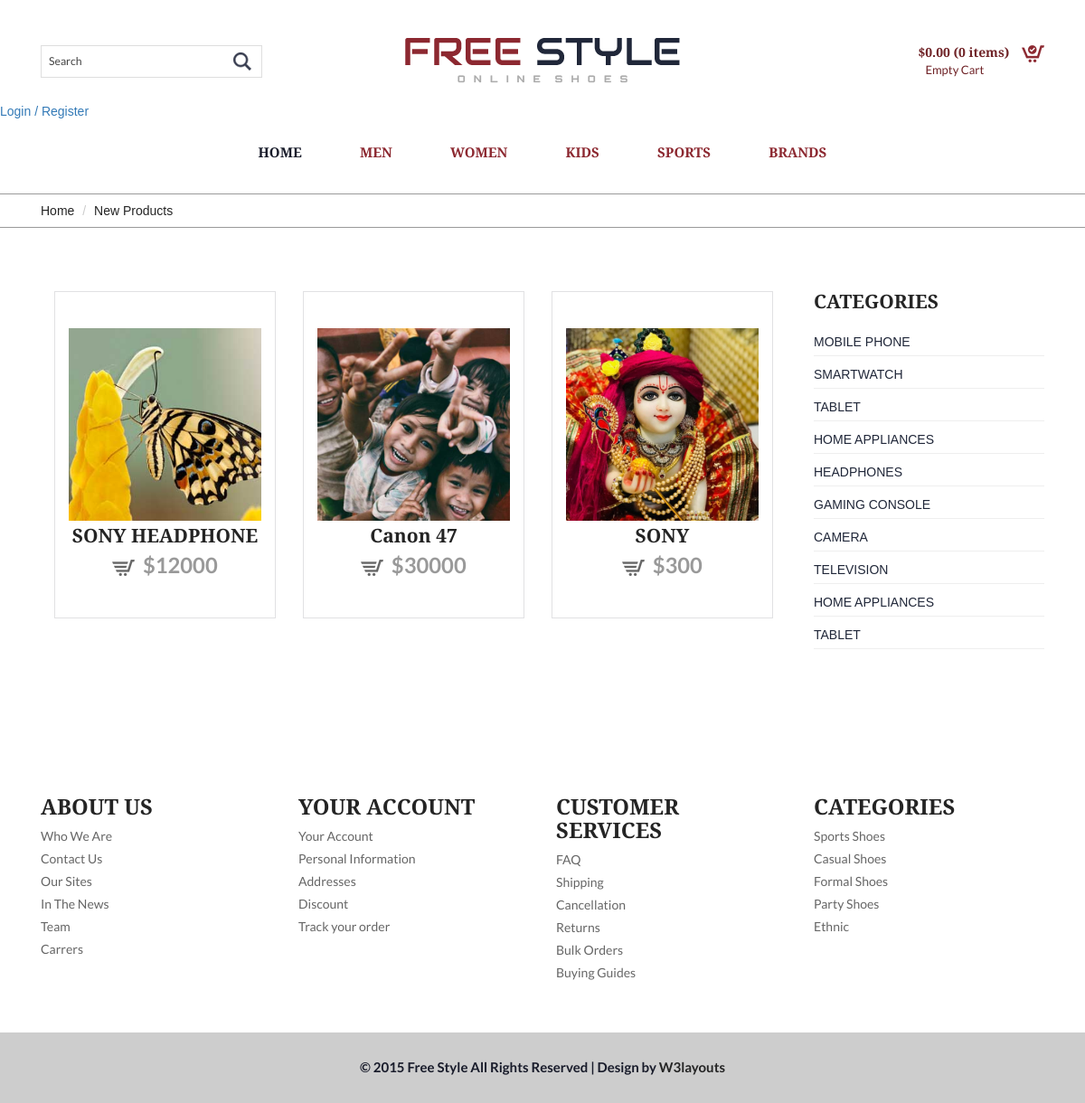
/products.php, run on the app's committed database.
### tables this page shows
CREATE TABLE `product` (
  `id` int(11) NOT NULL,
  `category_id` int(11) DEFAULT NULL,
  `name` varchar(100) NOT NULL,
  `image` varchar(100) NOT NULL,
  `price` varchar(100) NOT NULL,
  `description` text NOT NULL
);

CREATE TABLE `category` (
  `id` int(11) NOT NULL,
  `name` varchar(100) NOT NULL,
  `image` varchar(100) NOT NULL
);

### products.php (the view, shortened to what this page needs)
<?php
include("admin/database/db.php");
?>
<!DOCTYPE html>
<html>
<head>
	<link href="css/bootstrap.css" rel="stylesheet" type="text/css" media="all" />
	<link href="css/style.css" rel="stylesheet" type="text/css" media="all" />
	<link href="css/memenu.css" rel="stylesheet" type="text/css" media="all" />
</head>
<body>
	<?php include("inc/header.php"); ?>
	<div class="breadcrumbs">
		<div class="container">
			<div class="breadcrumbs-main">
				<ol class="breadcrumb">
					<li><a href="index.php">Home</a></li>
					<li class="active">New Products</li>
				</ol>
			</div>
		</div>
	</div>
	<div class="product">
		<div class="container">
			<div class="product-main">
				<div class="col-md-9 p-left">
					<div class="product-one">
						<?php
						$res = $db->query("SELECT product.name as pname , product.image , product.price , product.description, product.category_id ,category.name as cname , category.id FROM product INNER JOIN category ON category.id = product.category_id ");
						while ($row = $res->fetch_assoc()) { ?>
							<div class="col-md-4 product-left single-left">
								<div class="p-one simpleCart_shelfItem">
									<a href="single.php?id=<?php echo $row['id']; ?>">
										<img src="admin/uploads/<?php echo $row['image']; ?>" alt="" style="" />
									</a>
									<h4> <?php echo $row['pname']; ?> </h4>
									<p><a class="item_add" href="#"><i></i> <span class=" item_price">$<?php echo $row['price']; ?> </span></a></p>
								</div>
							</div>
						<?php }	?>
					</div>
				</div>
				<div class="col-md-3 p-right single-right">
					<h3>Categories</h3>
					<ul class="product-categories">
						<?php
						$res = 	$db->query("SELECT * FROM category");
						while ($row = $res->fetch_assoc()) { ?>
							<li><a href="#"> <?php echo $row['name']; ?> </a></li>
						<?php } ?>
					</ul>
				</div>
				<div class="clearfix"> </div>
			</div>
		</div>
	</div>
	<?php include("inc/footer.php"); ?>

### inc/header.php (shortened to what this page needs)
<div class="top-header">
	<div class="container">
		<div class="top-header-main">
			<div class="col-md-4 top-header-left">
				<div class="search-bar">
					<input type="text" value="Search" onfocus="this.value = '';" onblur="if (this.value == '') {this.value = 'Search';}">
					<input type="submit" value="">
				</div>
			</div>
			<div class="col-md-4 top-header-middle">
				<a href="index.php"><img src="images/logo-4.png" alt="" /></a>
			</div>
			<div class="col-md-4 top-header-right">
				<div class="cart box_1">
					<a href="checkout.php">
						<h3>
							<div class="total">
								<span class="simpleCart_total"></span> (<span id="simpleCart_quantity" class="simpleCart_quantity"></span> items)
							</div>
							<img src="images/cart-1.png" alt="" />
					</a>
					<p><a href="./cart.php" class="simpleCart_empty">Empty Cart</a></p>
				</div>
			</div>
		</div>
	</div>
</div>
<?php if (isset($_SESSION['user_name'])): ?>
	<p>Welcome, <?php echo htmlspecialchars($_SESSION['user_name']);  ?> | <a href="logout.php">Logout</a></p>
<?php else: ?>
	<p><a href="account.php">Login / Register</a></p>
<?php endif; ?>
<div class="header-bottom">
	<div class="container">
		<div class="top-nav">
			<ul class="memenu skyblue">
				<li class="active"><a href="index.php">Home</a></li>
				<li class="grid"><a href="#">Men</a>
				</li>
				<li class="grid"><a href="#">Women</a>
				</li>
				<li class="grid"><a href="#">Kids</a>
				</li>
				<li class="grid"><a href="#">Sports</a>
				</li>
				<li class="grid"><a href="#">Brands</a>
				</li>
			</ul>
		</div>
	</div>
</div>

### inc/footer.php (shortened to what this page needs)
<div class="footer">
		<div class="container">
			<div class="footer-top">
				<div class="col-md-3 footer-left">
					<h3>ABOUT US</h3>
					<ul>
						<li><a href="#">Who We Are</a></li>
						<li><a href="contact.php">Contact Us</a></li>
						<li><a href="#">Our Sites</a></li>
						<li><a href="#">In The News</a></li>
						<li><a href="#">Team</a></li>
						<li><a href="#">Carrers</a></li>
					</ul>
				</div>
				<div class="col-md-3 footer-left">
					<h3>YOUR ACCOUNT</h3>
					<ul>
						<li><a href="account.php">Your Account</a></li>
						<li><a href="#">Personal Information</a></li>
						<li><a href="contact.php">Addresses</a></li>
						<li><a href="#">Discount</a></li>
						<li><a href="#">Track your order</a></li>
					</ul>
				</div>
				<div class="col-md-3 footer-left">
					<h3>CUSTOMER SERVICES</h3>
					<ul>
						<li><a href="#">FAQ</a></li>
						<li><a href="#">Shipping</a></li>
						<li><a href="#">Cancellation</a></li>
						<li><a href="#">Returns</a></li>
						<li><a href="#">Bulk Orders</a></li>
						<li><a href="#">Buying Guides</a></li>
					</ul>
				</div>
				<div class="col-md-3 footer-left">
					<h3>CATEGORIES</h3>
					<ul>
						<li><a href="#">Sports Shoes</a></li>
						<li><a href="#">Casual Shoes</a></li>
						<li><a href="#">Formal Shoes</a></li>
						<li><a href="#">Party Shoes</a></li>
						<li><a href="#">Ethnic</a></li>
					</ul>
				</div>
				<div class="clearfix"> </div>
			</div>
		</div>
	</div>
	<div class="footer-text">
		<div class="container">
			<div class="footer-main">
				<p class="footer-class">© 2015 Free Style All Rights Reserved | Design by  <a href="http://w3layouts.com/" target="_blank">W3layouts</a> </p>
			</div>
		</div>
	</div>
</body>
</html>

### css/style.css (style rules this page uses)
body { background:#fff; font-family: 'Alegreya Sans SC', sans-serif; }
body a { transition: 0.5s all; -webkit-transition: 0.5s all; -o-transition: 0.5s all; -moz-transition: 0.5s all; -ms-transition: 0.5s all; }
.top-header { padding: 3em 0px 1.5em 0px; }
.search-bar input[type="text"] { width: 100%; padding: 8px 45px 8px 8px; border: 1px solid rgba(0, 0, 0, 0.13); background: none; outline: none; -webkit-appearance: none; color: rgba(0, 0, 0, 0.74); font-size: 0.875em; font-family: 'Lato', sans-serif; }
.search-bar input[type="submit"] { background: url(../images/search.png)no-repeat 0px 0px; outline: none; -webkit-appearance: none; border: 0; display: inline-block; vertical-align: -webkit-baseline-middle; position: absolute; width: 24px; height: 24px; top: 6px; left: 211px; }
.search-bar { position: relative; width: 70%; margin-top: 8px; }
.top-header-middle { text-align: center; }
.item_add { color: #fff; border:none; }
.box_1 { float: right; margin-top: 5px; }
.box_1 h3 { color: #702428 !important; font-size: 1em; font-weight: 700; margin: 0; }
a.simpleCart_empty { color: #702428; font-weight: 500; font-family: 'Lato', sans-serif; font-size: 13px; }
.box_1 p { margin: 0px 0 0px 8px; }
.total { display: inline-block; vertical-align: middle; color: #702428; }
.box_1 a img { margin: 3px 0 0 10px; }
.header-bottom { padding: 10px 0px; }
.footer { padding:5em 0px; }
.footer-left h3 { color: #242424; font-size: 1.7em; font-weight: 600; margin: 0; }
.footer-left ul { padding: 0; margin: 4% 0 0 0; }
.footer-left ul li { list-style:none; margin:5px 0px; }
.footer-left ul li:last-child { margin-bottom:0; }
.footer-left ul li a { font-size: 14px; color: #666; font-family: 'Lato', sans-serif; }
.footer-text { padding: 2em 0px; background: rgba(153, 153, 153, 0.49); }
.footer-main { text-align:center; }
.footer-main p { color: #181b2a; font-size: 15px; font-weight: 600; font-family: 'Lato', sans-serif; margin: 0; }
.footer-main p a { color: #242424; }
.breadcrumbs { border-top: 1px solid #999; border-bottom: 1px solid #999; margin-top: 1em; }
ol.breadcrumb { margin: 0; }
.breadcrumb li a { color:#242424; }
.breadcrumb > .active { color: #242424; }
.breadcrumb { background: none; }
.product { padding:6em 0px; }
.p-one { border: 1px solid rgba(24, 27, 42, 0.13); padding: 40px 15px; }
.p-one img { -webkit-transition-duration: 0.5s; -moz-transition-duration: 0.5s; -o-transition-duration: 0.5s; width:100%; }
.product-left { position:relative; text-align:center; }
.product-one { margin-top: 4%; }
.product-one:nth-child(1) { margin-top:0; }
.p-one h4 { color: #242424; font-size: 21px; font-weight: 600; margin: 5px 0 0 0; }
.p-one p { font-size: 1.7em; color: #999; font-family: 'Lato', sans-serif; margin: 5px 0 0 0; font-weight: 700; display: inline-block; vertical-align: middle; }
.p-one p a { text-decoration: none; color: #999; }
.p-one p i { background: url(../images/cart.png) no-repeat; width: 25px; height: 18px; display: inline-block; margin-right: 4px; vertical-align: middle; }
.single-right h3 { color: #242424; font-size: 1.5em; font-weight: 600; margin: 0 0 18px 0; text-transform: uppercase; }
ul.product-categories { padding:0; margin-bottom:2.5em; }
ul.product-categories li { padding: 5px 0; border-bottom: 1px solid #eee; margin-bottom: 5px; text-transform: uppercase; list-style:none; }
ul.product-categories li a { font-size: 14px; color: #202739; font-weight: 500; }
@media (max-width:1280px) { .footer { padding: 4em 0px; } }
@media (max-width:1280px) { .product { padding: 5em 0px; } }

### css/memenu.css (style rules this page uses)
.memenu { margin:0;padding:0;width:100%;list-style:none;display:inline-block;position:relative;font-family:Calibri,Arial;font-size:15px }
.memenu li { display:inline-block; }
ul.memenu.skyblue { text-align: center; }
.memenu>li>a { font-family: 'Alegreya Sans SC', sans-serif;float:left;padding: 5px 30px 5px 30px;color:#555;font-weight:600;text-decoration:none;text-transform:uppercase;transition:color .4s ease-in-out;-moz-transition:color .4s ease-in-out;-webkit-transition:color .4s ease-in-out;-o-transition:color .4s ease-in-out }
.skyblue li>a,.skyblue>li.showhide span { color:#8c2830 }
.skyblue>li:hover>a,.skyblue>li.active>a,.skyblue .dropdown li:hover>a { color:#181b2a }

### data on the page
product: image (picture), name "SONY HEADPHONE", price "12000"
product: image (picture), name "Canon 47", price "30000"
product: image (picture), name "SONY", price "300"
category: name "MOBILE PHONE"
category: name "SMARTWATCH"
category: name "TABLET"
category: name "HOME APPLIANCES"
category: name "HEADPHONES"
category: name "GAMING CONSOLE"
category: name "CAMERA"
category: name "TELEVISION"
category: name "HOME APPLIANCES"
category: name "TABLET"
